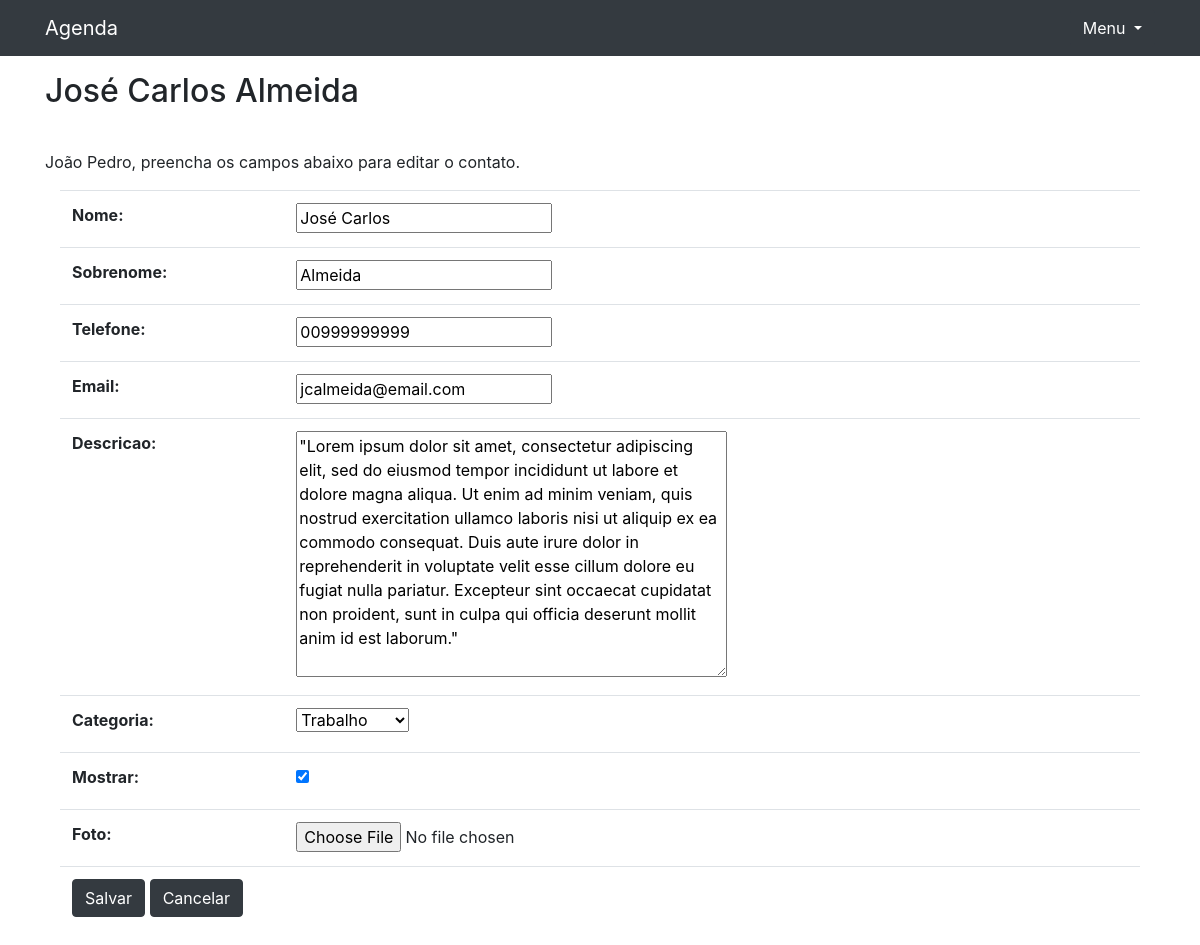
Page /editar_contato/15 (signed in) on the committed database.
### contatos/models.py (models this page shows, shortened)
class Contato(models.Model):  # Model dos contatos relacionado à Categoria.
    nome = models.CharField(max_length=20)
    sobrenome = models.CharField(max_length=20, blank=True)
    telefone = models.CharField(max_length=11)
    email = models.CharField(max_length=50, blank=True)
    data_criacao = models.DateTimeField(default=timezone.now)
    descricao = models.TextField(blank=True)
    categoria = models.ForeignKey(Categoria, on_delete=models.DO_NOTHING)
    mostrar = models.BooleanField(default=True)
    foto = models.ImageField(blank=True, upload_to='fotos/%Y/%m/')

class Categoria(models.Model):  # Model que terá relação Many-to-One
    nome = models.CharField(max_length=20)
    def __str__(self):
        return self.nome

### contatos/views.py (the view, shortened to what this page needs)
# urls.py: path('editar_contato/<int:contato_id>', views.editar_contato, name='editar_contato'),
@login_required
@permission_required('contatos.change_contato', raise_exception=True)  # Checa permissão do usuário.
def editar_contato(request, contato_id):
    contato = get_object_or_404(Contato, id=contato_id)
    form = FormContato(instance=contato)
    context = {'form': form,
               'contato': contato}
    return render(request, 'contatos/editar_contato.html', context)

### accounts/models.py
class FormContato(forms.ModelForm):
    class Meta:
        model = Contato
        exclude = ('data_criacao',)

### contatos/templates/contatos/editar_contato.html (shortened to what this page needs)
{% extends 'base.html'%}
{% block conteudo %}
<h2 class="mt-3 mb-3">{{ contato.nome }} {{ contato.sobrenome }}</h2><br>
<p>
    {{user.first_name}},
    preencha os campos abaixo para editar o contato.
</p>
<div class="container" >
    <form action="{% url 'editar_contato' contato_id=contato.id %}" method="POST" enctype="multipart/form-data">
        <table class="table">
            {{ form }}
            <tr>
                <td colspan="2">
                    <button type="submit" class="btn btn-dark">Salvar</button>
                    <a class="btn btn-dark" href="{% url 'ver_contato' contato_id=contato.id %}" role="button">Cancelar</a>
                </td>
            </tr>
        </table>
    </form>
</div>
{% endblock %}

### rows in the picture
Contato: nome "José Carlos", sobrenome "Almeida", telefone "00999999999", email "jcalmeida@email.com", descricao "\"Lorem ipsum dolor sit amet, consectetur adipiscing elit, sed do eiusmod tempor incididunt ut labore et dolore magna aliqua. Ut enim ad minim veniam, quis nostrud exercitation ullamco laboris nisi ut aliquip ex ea commodo consequat. Duis aute irure dolor in reprehenderit in voluptate velit esse cillum dolore eu fugiat nulla pariatur. Excepteur sint occaecat cupidatat non proident, sunt in culpa qui officia deserunt mollit anim id est laborum.\"", categoria "Trabalho", mostrar "☑"

### other values in the picture
{{ user.first_name }} "João Pedro"
